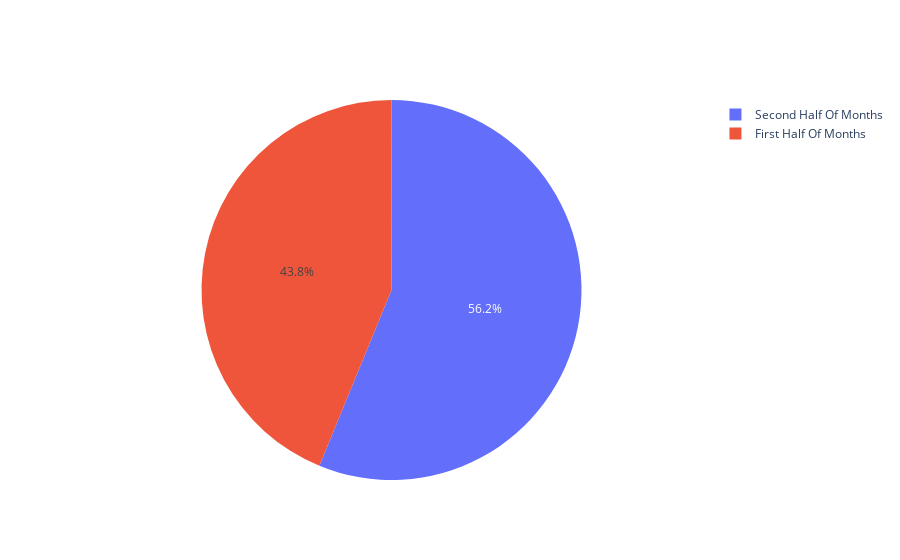

This figure's notebook cell:
### Markdown cell above
pvalue < 0.05: Reject H0, Accept the difference of revenue by quarter

### Code cell
trace = go.Pie(labels = ["First Half Of Months", "Second Half Of Months"], 
               values = [revenue_by_first_half_of_month, revenue_by_second_half_of_month])
data_trace = [trace]
fig = go.Figure(data = data_trace)
iplot(fig)

### Figure 1 — Plotly figure (JSON) as saved in the notebook; plotly's stock layout.template omitted (floating-point values rounded to 4 significant figures)
{"data": [{"labels": ["First Half Of Months", "Second Half Of Months"], "type": "pie", "values": [173061806872, 222036040572]}], "layout": {}}
